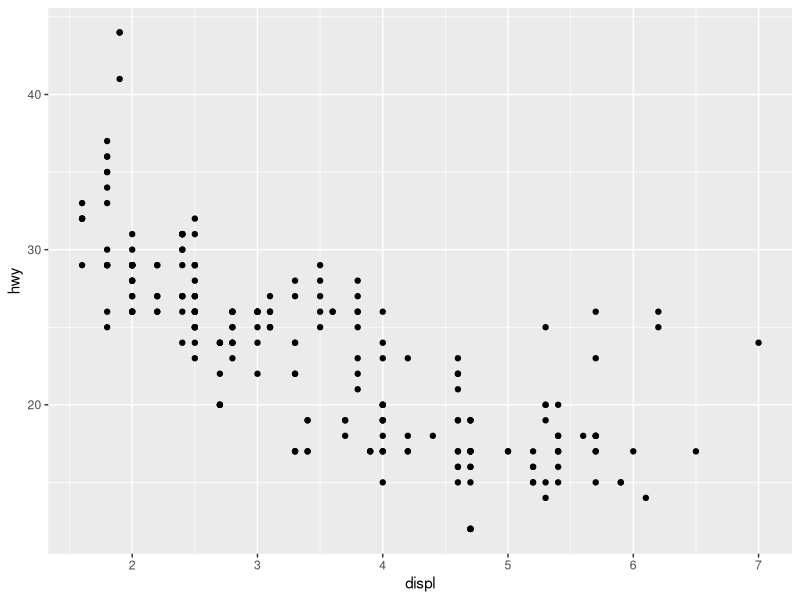
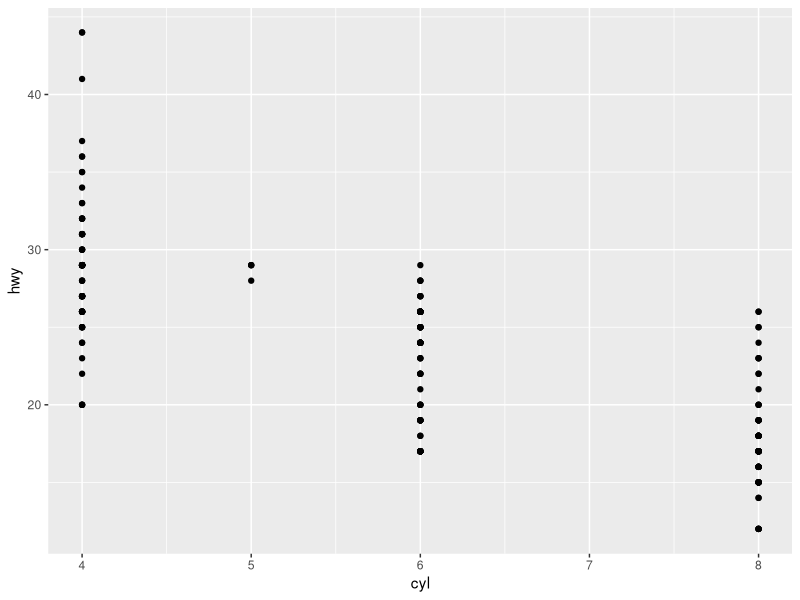
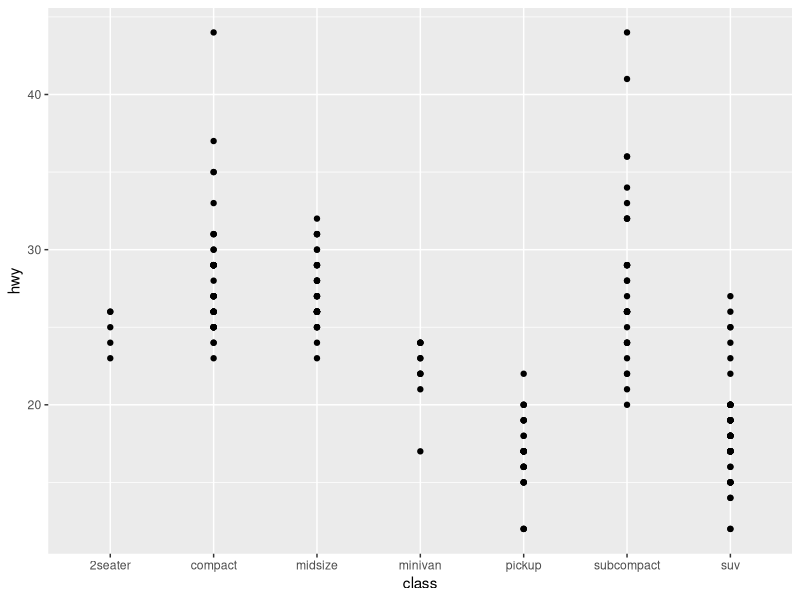
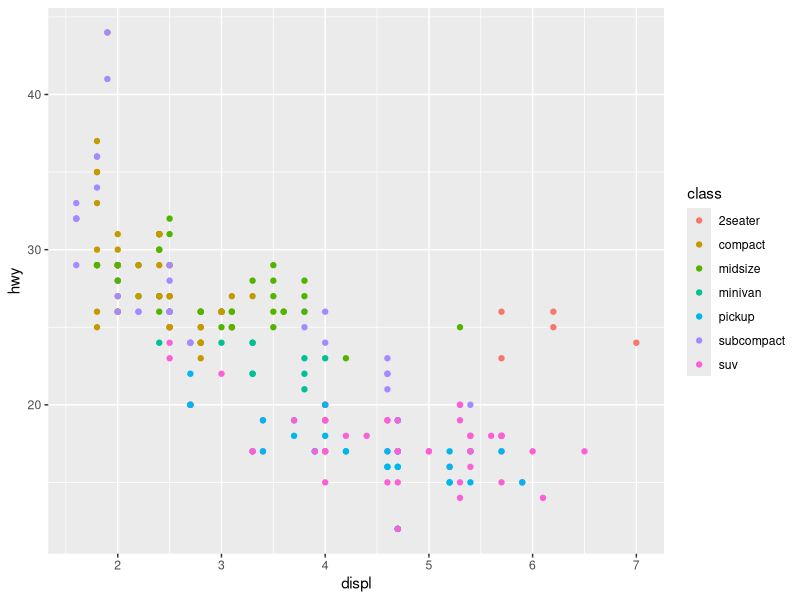
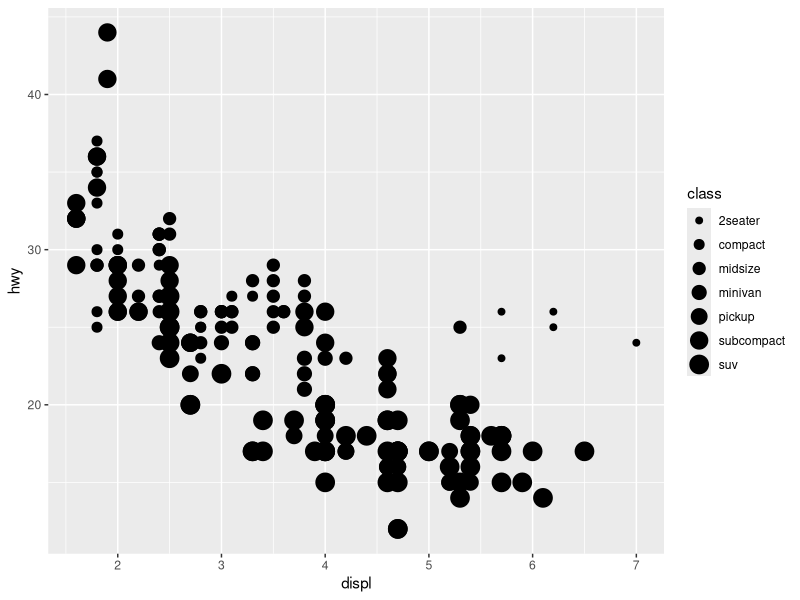
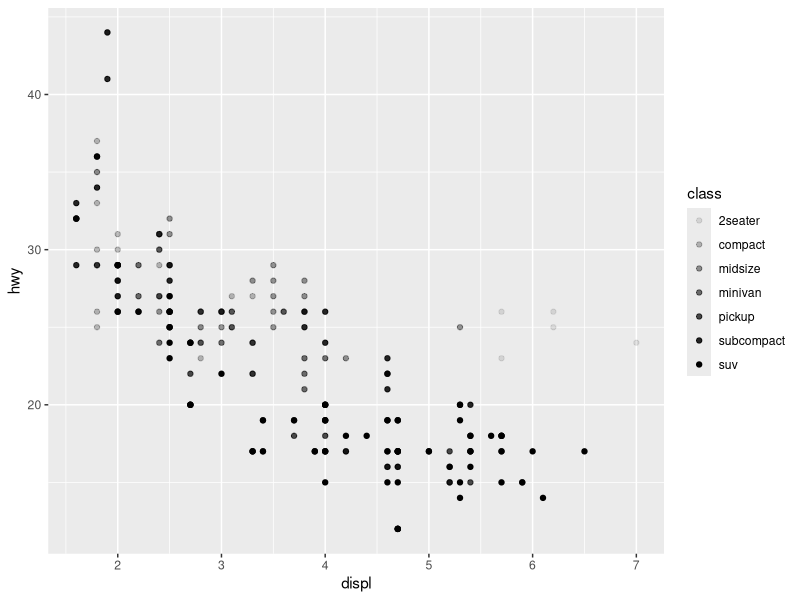
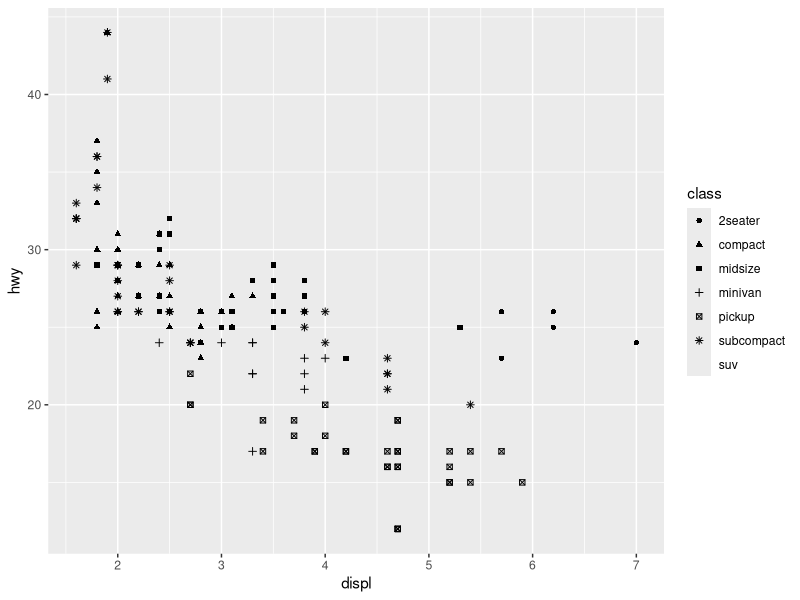
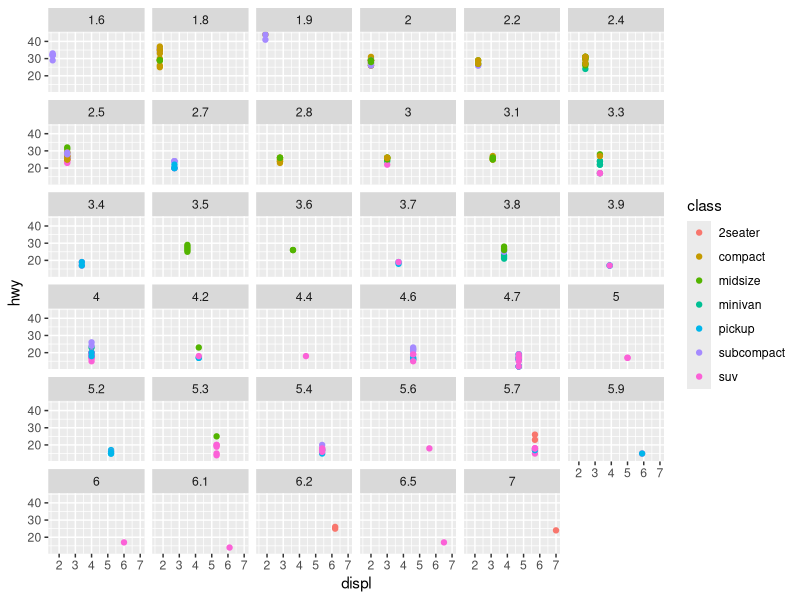

These figures' R source, in order: (Note: this script raises an error after producing the figures.)
install.packages("tidyverse")
library(tidyverse)

data(mpg)
data(diamonds)

ggplot(data = mpg) +
  geom_point(mapping = aes(x = displ, y = hwy))

ggplot(data = mpg) + 
  geom_point(mapping = aes(x = cyl, y = hwy))

ggplot(data = mpg) + 
  geom_point(mapping = aes(x = class, y = hwy))

ggplot(data = mpg) +
  geom_point(mapping = aes(x = displ, y = hwy, color = class))

ggplot(data = mpg) +
  geom_point(mapping = aes(x = displ, y = hwy, size = class))

ggplot(data = mpg) +
  geom_point(mapping = aes(x = displ, y = hwy, alpha = class))

ggplot(data = mpg) +
  geom_point(mapping = aes(x = displ, y = hwy, shape = class))

ggplot(data = mpg) +
  geom_point(mapping = aes(x = displ, y = hwy, color = class))+
  facet_wrap(~displ)

ggplot(data = mpg) +
  geom_point(mapping = aes(x = drv, y = hwy)) +
  facet_grid(drv ~ cyl)

ggplot(data = mpg) +
  geom_point(mapping = aes(x = displ, y = hwy)) +
  facet_grid(drv ~ .)

ggplot(data = mpg) +
  geom_point(mapping = aes(x = displ, y = hwy)) +
  facet_grid(. ~ cyl)

ggplot(data = mpg) +
  geom_point(mapping = aes(x = displ, y = hwy)) +
  facet_wrap(~ class, nrow = 2)

ggplot(data = mpg) +
  geom_smooth(mapping = aes(x = displ, y = hwy, linetype = drv))

ggplot(data = mpg) +
  geom_point(mapping = aes(x = displ, y = hwy, color = drv))+
  geom_smooth(mapping = aes(x = displ, y = hwy, color = drv, linetype = drv))

ggplot(data = mpg, mapping = aes(x = displ, y = hwy, color = drv)) +
  geom_point()+
  geom_smooth(mapping = aes(linetype = drv))

ggplot(data = mpg, mapping = aes(x = displ, y = hwy)) +
  geom_point(mapping = aes(color = drv))+
  geom_smooth(mapping = aes())

ggplot(data = mpg, mapping = aes(x = displ, y = hwy)) +
  geom_point(mapping = aes(color = class)) +
  geom_smooth(data = filter(mpg, class == "subcompact"), se = F)

ggplot(data = mpg, mapping = aes(x = displ, y = hwy, color= drv)) +
  geom_point() +
  geom_smooth(se = F)

ggplot(data = mpg) +
  geom_smooth(mapping = aes(x = displ, y = hwy, group = drv))

ggplot(data = mpg) +
  geom_smooth(mapping = aes(x = displ, y = hwy, group = drv))

ggplot(data = mpg, mapping = aes(x = displ, y = hwy)) +
  geom_point() +
  geom_smooth()

ggplot() +
  geom_point(data = mpg, mapping = aes(x = displ, y = hwy)) +
  geom_smooth(data = mpg, mapping = aes(x = displ, y = hwy))

ggplot(data = mpg, aes(x = displ, y = hwy)) +
  geom_point() +
  geom_smooth()

ggplot(data = mpg, aes(x = displ, y = hwy)) +
  geom_point() +
  geom_smooth(aes(group = drv), se = F)

ggplot(data = mpg, aes(x = displ, y = hwy, color = drv)) +
  geom_point() +
  geom_smooth()

ggplot(data = mpg, aes(x = displ, y = hwy)) +
  geom_point(aes(color = drv)) +
  geom_smooth()

ggplot(data = mpg, aes(x = displ, y = hwy)) +
  geom_point(aes(color = drv)) +
  geom_smooth(aes(linetype = drv))

ggplot(data = mpg, aes(x = displ, y = hwy)) +
  geom_point(aes(color = drv))

ggplot(data = diamonds) +
  geom_bar(mapping = aes(x = cut))

ggplot(data = diamonds) +
  stat_count(mapping = aes(x = cut))

ggplot(data = diamonds) +
  geom_bar(
    mapping = aes(x = cut, y = ..prop.., group = 1)
  )

ggplot(data = diamonds) +
  stat_summary(mapping = aes(x = cut, y = depth), fun.y = median, fun.ymax = max, fun.ymin = min)

ggplot(data = diamonds) +
  geom_bar(
    mapping = aes(x = cut, y = depth)
  )

summary_diamonds = diamonds %>% 
  group_by(cut) %>% 
  summarise(lower = min(depth), upper = max(depth), p = median(depth))
ggplot(data = summary_diamonds, mapping = aes(x = cut, y = p)) +
  geom_pointrange(mapping = aes(ymin = lower, ymax = upper))

min = aggregate(diamonds[, c(5)], by = list(diamonds$cut), FUN = min)
max = aggregate(diamonds[, c(5)], by = list(diamonds$cut), FUN = max)
median = aggregate(diamonds[, c(5)], by = list(diamonds$cut), FUN = median)
df = data.frame(min, median$depth, max$depth)
names(df) = c('cut', 'min', 'median', 'max')
ggplot(data = df, mapping = aes(x = cut, y= median)) +
  geom_pointrange(mapping = aes(ymin = min, ymax = max))

ggplot(data = diamonds) +
  geom_bar(mapping = aes(x = cut, fill = cut))

ggplot(data = diamonds) +
  geom_bar(mapping = aes(x = cut, color = cut))

ggplot(data = diamonds) +
  geom_bar(mapping = aes(x = cut, fill = clarity))

ggplot(data = diamonds, mapping = aes(x = cut, fill = clarity)) +
  geom_bar( alpha = 1/5, position = "identity")

ggplot(data = diamonds, mapping = aes(x = cut, color = clarity)) +
  geom_bar(fill = NA, position = "identity")

ggplot(data = diamonds, mapping = aes(x = cut, fill = clarity)) +
  geom_bar(position = "fill")

ggplot(data = diamonds, mapping = aes(x = cut, fill = clarity)) +
  geom_bar(position = "dodge")

ggplot(data = mpg) +
  geom_point(mapping = aes(x = displ, y = hwy), position = "jitter")

ggplot(data = mpg, mapping = aes(x = cty, y = hwy)) +
  geom_point(position = "jitter")

ggplot(data = mpg, mapping = aes(x = cty, y = hwy)) +
  geom_jitter()

ggplot(data = mpg, mapping = aes(x = class, y = hwy)) +
  geom_boxplot() +
  coord_flip()

chart = ggplot(data = diamonds) +
  geom_bar(mapping = aes(x = cut, fill = cut), show.legend = FALSE, width = 1
  ) +
  theme(aspect.ratio = 1) +
  labs(x = NULL, y = NULL) 
chart + coord_flip()
chart + coord_polar()

ggplot(data = mpg, mapping = aes(x = cty, y = hwy)) +
  geom_point() +
  geom_abline() +
  coord_fixed()
  
